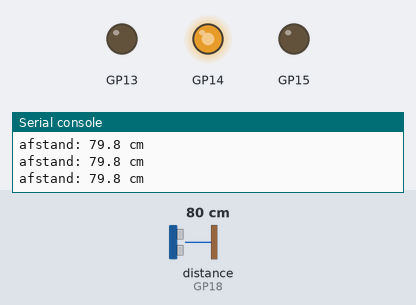
This program was run on a simulated Raspberry Pi Pico running MicroPython. Shown: output pins drawn as LEDs (lit = HIGH), the last lines printed to the serial console. Inputs (shaded band) come from the test bench; at power-on: distance to the obstacle (sensor on GP18) 80 cm. The echo pulse lasts 58.3 µs per cm; pins used as bus, display or sensor lines are not drawn.

Above: at 1.2 s.
1.3 s: distance to the obstacle (sensor on GP18) set to 34 cm
2.8 s: distance to the obstacle (sensor on GP18) set to 27 cm
At 4.0 s:
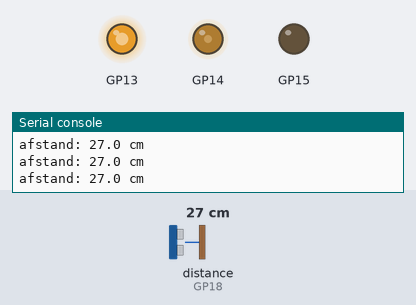
4.3 s: distance to the obstacle (sensor on GP18) set to 11 cm
5.8 s: distance to the obstacle (sensor on GP18) set to 8 cm
At 6.2 s:
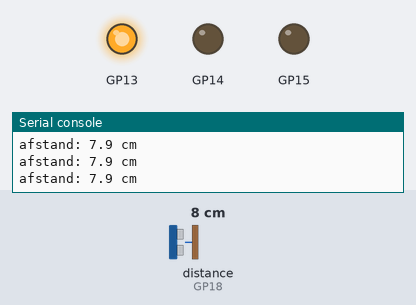
7.3 s: distance to the obstacle (sensor on GP18) set to 250 cm
At 8.6 s:
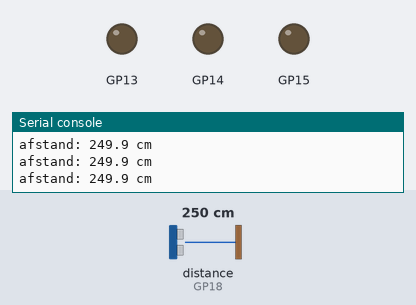
8.9 s: distance to the obstacle (sensor on GP18) set to 205 cm
10.4 s: distance to the obstacle (sensor on GP18) set to 195 cm
At 11.6 s:
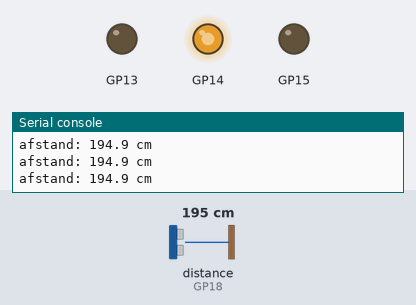
Timing chart, 0 to 12.9 s (numbered marks = the images above; inputs shaded):
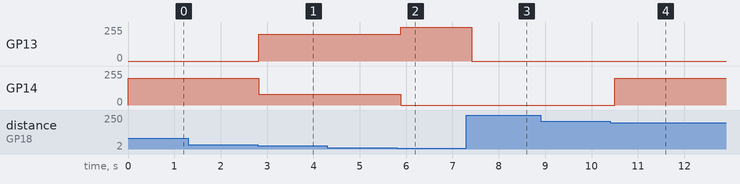

Measured:
- the behaviour switches between 31 and 30 cm on distance to the obstacle (sensor on GP18) (found by bisection; images 0 and 1)
- the behaviour switches between 10 and 9 cm on distance to the obstacle (sensor on GP18) (found by bisection; images 1 and 2)
- the behaviour switches between 201 and 200 cm on distance to the obstacle (sensor on GP18) (found by bisection; images 3 and 4)
- after the input at 2.8 s, GP13: 0/255 → 200/255 at once; GP14: 200/255 → 80/255 at once
- after the input at 5.8 s, GP13: 200/255 → 255/255 after 0.08 s; GP14: 80/255 → 0/255 after 0.08 s
- after the input at 7.3 s, GP13: 255/255 → 0/255 after 0.12 s
- after the input at 10.4 s, GP14: 0/255 → 200/255 after 0.10 s

The program:

main.py
```python
"""Sonar — HC-SR04 afstand meten, visualiseren met RGB LED.

- < 10 cm  -> rood
- 10–30 cm -> oranje (rood + groen)
- > 30 cm  -> groen
- > 200 cm of timeout -> uit
"""

import time
from machine import Pin, PWM


TRIG_PIN = 17
ECHO_PIN = 18
LED_R_PIN = 13
LED_G_PIN = 14
LED_B_PIN = 15
INTERVAL_MS = 100


class HCSR04:
    """Ultrasone afstandsensor."""

    def __init__(self, trig_pin, echo_pin):
        self.trig = Pin(trig_pin, Pin.OUT)
        self.echo = Pin(echo_pin, Pin.IN)
        self.trig.low()

    def afstand_cm(self, timeout_us=30000):
        """Meet één afstand. None bij timeout (geen echo)."""
        self.trig.low()
        time.sleep_us(2)
        self.trig.high()
        time.sleep_us(10)
        self.trig.low()

        start = time.ticks_us()
        while self.echo.value() == 0:
            if time.ticks_diff(time.ticks_us(), start) > timeout_us:
                return None
        t_rise = time.ticks_us()
        while self.echo.value() == 1:
            if time.ticks_diff(time.ticks_us(), t_rise) > timeout_us:
                return None
        duur = time.ticks_diff(time.ticks_us(), t_rise)
        return duur * 0.0343 / 2


class RgbLed:
    """RGB LED via 3x PWM. Waarden 0..255 per kanaal."""

    def __init__(self, r_pin, g_pin, b_pin, freq=1000):
        self.r = PWM(Pin(r_pin), freq=freq)
        self.g = PWM(Pin(g_pin), freq=freq)
        self.b = PWM(Pin(b_pin), freq=freq)

    def kleur(self, r, g, b):
        self.r.duty_u16(r * 257)
        self.g.duty_u16(g * 257)
        self.b.duty_u16(b * 257)

    def uit(self):
        self.kleur(0, 0, 0)


def kleur_voor_afstand(cm):
    """Map afstand naar (r, g, b)."""
    if cm is None or cm > 200:
        return 0, 0, 0
    if cm < 10:
        return 255, 0, 0
    if cm < 30:
        return 200, 80, 0
    return 0, 200, 0


def main():
    sonar = HCSR04(TRIG_PIN, ECHO_PIN)
    led = RgbLed(LED_R_PIN, LED_G_PIN, LED_B_PIN)

    print("Sonar gestart.")
    while True:
        cm = sonar.afstand_cm()
        led.kleur(*kleur_voor_afstand(cm))
        if cm is None:
            print("afstand: geen echo")
        else:
            print("afstand: {:.1f} cm".format(cm))
        time.sleep_ms(INTERVAL_MS)


main()
```
